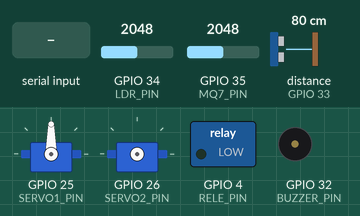
Simulated run of this sketch. Board: ESP32. On the bench: 2 × servo, switched loads named in the sketch (green lamp = pin HIGH), buzzer (waves = sounding, pin HIGH). Wiring (inferred from the names in the program): ultrasonic range finder: trigger GPIO 27; echo GPIO 33. The test bench sets the inputs (shaded band); at power-on: distance to the obstacle (sensor on GPIO 33) 80 cm, GPIO 34 (LDR_PIN) = 2048, GPIO 35 (MQ7_PIN) = 2048. Nothing arrives over Bluetooth unless stated; pins used as bus, display or sensor lines are not drawn; what the sketch prints to the serial monitor is not drawn.

Above: at 1.2 s.
1.3 s: distance to the obstacle (sensor on GPIO 33) set to 4 cm
At 2.3 s:
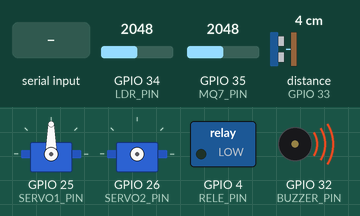
3.2 s: "BASE_LEFT\n" received over Serial
At 4.7 s:
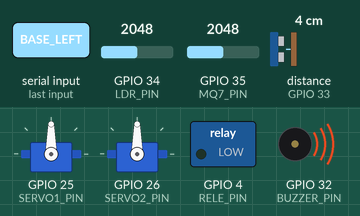
5.1 s: "BASE_RIGHT\n" received over Serial
At 5.32 s:
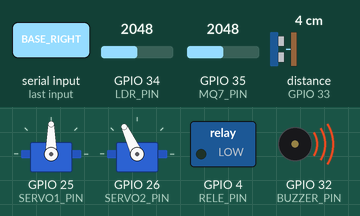
7.0 s: distance to the obstacle (sensor on GPIO 33) set to 9 cm
At 7.6 s:
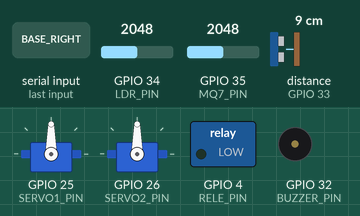
Timing chart, 0 to 10.0 s (numbered marks = the images above; inputs shaded):
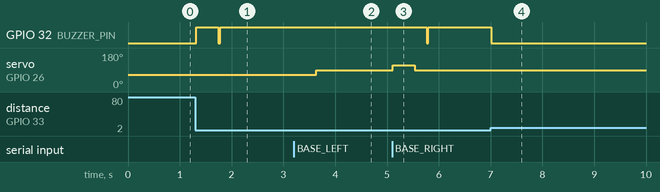

Measured:
- after the input at 1.3 s, GPIO 32 (BUZZER_PIN): LOW → HIGH at once, → LOW 0.43 s later, → HIGH 0.03 s later
- after the input at 3.2 s, servo on GPIO 26 (SERVO2_PIN): 65° → 90° after 0.44 s
- after the input at 5.1 s, GPIO 32 (BUZZER_PIN): HIGH → LOW after 0.66 s, → HIGH 0.03 s later; servo on GPIO 26 (SERVO2_PIN): 90° → 115° at once, → 90° 0.43 s later
- after the input at 7.0 s, GPIO 32 (BUZZER_PIN): HIGH → LOW at once

The sketch:

mini_grua.ino
```cpp
#include "Config.h"
#include "Ultrasonido.h"
#include "GasSensor.h"
#include "LDRSensor.h"
#include "Buzzer.h"
#include "RelayController.h"
#include "ServoController.h"
#include "PS5ControllerCustom.h"

Ultrasonido      ultrasonido;
GasSensor        gasSensor;
LDRSensor        ldrSensor;
Buzzer           buzzer;
RelayController  rele;
ServoController  servos;
PS5ControllerCustom controlPS5;

bool estadoVentilador = false;

// ── Web / Serial JSON ───────────────────────────────
const unsigned long INTERVALO_JSON = 500;
const unsigned long WEB_OVERRIDE_MS = 400;

unsigned long ultimoJSON = 0;
unsigned long ultimoComandoWebMovimiento = 0;

// ── Modos manuales desde la web ─────────────────────
bool ventiladorManual = false;
bool estadoVentiladorManual = false;

bool buzzerManual = false;
bool estadoBuzzerManual = false;

void setup() {
    Serial.begin(115200);
    Serial.setTimeout(20);

    rele.begin();
    ultrasonido.begin();
    gasSensor.begin();
    ldrSensor.begin();
    buzzer.begin();
    servos.begin();

    Serial.println("{\"evento\":\"inicio\",\"mensaje\":\"Sistema mini grua iniciado\"}");

    controlPS5.begin("A0:FA:9C:45:CE:11");

    Serial.println("{\"evento\":\"ps5\",\"mensaje\":\"Esperando control PS5\"}");
}

void loop() {
    procesarComandosWeb();

    float distancia = ultrasonido.medir();
    int   valorGas  = gasSensor.leer();
    ldrSensor.leer();

    bool obstaculo = distancia < DISTANCIA_PELIGRO;
    bool gasAlto = valorGas > UMBRAL_GAS_ENCENDER;
    bool gasBajo = valorGas < UMBRAL_GAS_APAGAR;

    // ── Buzzer ───────────────────────────────────────
    if (buzzerManual) {
        digitalWrite(BUZZER_PIN, estadoBuzzerManual ? HIGH : LOW);
    } else {
        buzzer.actualizar(distancia);
        estadoBuzzerManual = obstaculo;
    }

    // ── Lógica ventilador con prioridad obstáculo ────
    if (obstaculo) {
        estadoVentilador = false;
    } else if (ventiladorManual) {
        estadoVentilador = estadoVentiladorManual;
    } else {
        if (gasAlto) estadoVentilador = true;
        if (gasBajo) estadoVentilador = false;
    }

    // ── Relé ─────────────────────────────────────────
    estadoVentilador ? rele.encender() : rele.apagar();

    // ── Control PS5 ──────────────────────────────────
    // Evita que el PS5 sobrescriba inmediatamente un comando de la web.
    bool webTienePrioridad = millis() - ultimoComandoWebMovimiento < WEB_OVERRIDE_MS;

    if (!webTienePrioridad) {
        controlPS5.actualizar(distancia, estadoVentilador, servos, rele);
    }

    // ── JSON para backend/web ────────────────────────
    if (millis() - ultimoJSON >= INTERVALO_JSON) {
        enviarEstadoJSON(distancia, valorGas, obstaculo, gasAlto);
        ultimoJSON = millis();
    }

    delay(30);
}

void procesarComandosWeb() {
    if (!Serial.available()) return;

    String comando = Serial.readStringUntil('\n');
    comando.trim();

    if (comando.length() == 0) return;

    if (comando == "FAN_ON") {
        ventiladorManual = true;
        estadoVentiladorManual = true;
    }
    else if (comando == "FAN_OFF") {
        ventiladorManual = true;
        estadoVentiladorManual = false;
    }
    else if (comando == "FAN_AUTO") {
        ventiladorManual = false;
    }
    else if (comando == "BUZZER_ON") {
        buzzerManual = true;
        estadoBuzzerManual = true;
        digitalWrite(BUZZER_PIN, HIGH);
    }
    else if (comando == "BUZZER_OFF") {
        buzzerManual = true;
        estadoBuzzerManual = false;
        digitalWrite(BUZZER_PIN, LOW);
    }
    else if (comando == "BUZZER_AUTO") {
        buzzerManual = false;
    }
    else if (comando == "BASE_LEFT") {
        servos.girarIzquierda();
        ultimoComandoWebMovimiento = millis();
    }
    else if (comando == "BASE_RIGHT") {
        servos.girarDerecha();
        ultimoComandoWebMovimiento = millis();
    }
    else if (comando == "BASE_STOP") {
        servos.frenar();
        ultimoComandoWebMovimiento = millis();
    }
    else if (comando.startsWith("SERVO_VERTICAL:")) {
        int angulo = comando.substring(15).toInt();

        // Tu ServoController limita internamente entre 50 y 120.
        servos.setPos1(angulo);

        ultimoComandoWebMovimiento = millis();
    }
}

void enviarEstadoJSON(float distancia, int valorGas, bool obstaculo, bool gasAlto) {
    Serial.print("{");

    Serial.print("\"distancia\":");
    Serial.print(distancia, 1);

    Serial.print(",\"gas\":");
    Serial.print(valorGas);

    Serial.print(",\"luz\":");
    Serial.print(ldrSensor.getValor());

    Serial.print(",\"servoV\":");
    Serial.print(servos.getPos1());

    Serial.print(",\"pocaLuz\":");
    Serial.print(ldrSensor.pocaLuz() ? "true" : "false");

    Serial.print(",\"gasDetectado\":");
    Serial.print(gasAlto ? "true" : "false");

    Serial.print(",\"ventilador\":");
    Serial.print(rele.estaEncendido() ? "true" : "false");

    Serial.print(",\"buzzer\":");
    Serial.print((buzzerManual ? estadoBuzzerManual : obstaculo) ? "true" : "false");

    Serial.print(",\"obstaculo\":");
    Serial.print(obstaculo ? "true" : "false");

    Serial.print(",\"servoBaseDir\":");
    Serial.print(servos.getDireccionActual());

    Serial.print(",\"ventiladorManual\":");
    Serial.print(ventiladorManual ? "true" : "false");

    Serial.print(",\"buzzerManual\":");
    Serial.print(buzzerManual ? "true" : "false");

    Serial.print(",\"ps5Mode\":\"");
    Serial.print(controlPS5.getModoTexto());
    Serial.print("\"");

    Serial.print(",\"grabando\":");
    Serial.print(controlPS5.isGrabando() ? "true" : "false");

    Serial.print(",\"reproduciendo\":");
    Serial.print(controlPS5.isReproduciendo() ? "true" : "false");

    Serial.print(",\"framesGrabados\":");
    Serial.print(controlPS5.getFramesGrabados());

    Serial.print(",\"timestamp\":");
    Serial.print(millis());

    Serial.println("}");
}
```

Buzzer.cpp
```cpp
#include "Buzzer.h"
#include "Config.h"
#include "Arduino.h"

void Buzzer::begin() {
    pinMode(BUZZER_PIN, OUTPUT);
    digitalWrite(BUZZER_PIN, LOW);
}

void Buzzer::actualizar(float distancia) {
    digitalWrite(BUZZER_PIN, distancia < DISTANCIA_PELIGRO ? HIGH : LOW);
}
```

Buzzer.h
```cpp
#pragma once

class Buzzer {
public:
    void begin();
    void actualizar(float distancia);   // activa si dist < DISTANCIA_PELIGRO
};
```

FirebaseManager.cpp
```cpp

```

GasSensor.cpp
```cpp
#include "GasSensor.h"
#include "Config.h"
#include "Arduino.h"

void GasSensor::begin() {
    pinMode(MQ7_PIN, INPUT);
}

int GasSensor::leer() {
    long suma = 0;
    for (int i = 0; i < 15; i++) {
        suma += analogRead(MQ7_PIN);
        delayMicroseconds(80);
    }
    _valor = suma / 15;
    return _valor;
}
```

GasSensor.h
```cpp
#pragma once

class GasSensor {
public:
    void begin();
    int  leer();                            // valor analógico promediado
    int  getValor() const { return _valor; }

private:
    int _valor = 0;
};
```

LDRSensor.cpp
```cpp
#include "LDRSensor.h"
#include "Config.h"
#include "Arduino.h"

void LDRSensor::begin() {
    pinMode(LDR_PIN, INPUT);
}

int LDRSensor::leer() {
    _valor   = analogRead(LDR_PIN);
    _pocaLuz = (_valor > UMBRAL_OSCURIDAD);
    return _valor;
}
```

LDRSensor.h
```cpp
#pragma once

class LDRSensor {
public:
    void begin();
    int  leer();
    bool pocaLuz() const { return _pocaLuz; }
    int  getValor() const { return _valor; }

private:
    int  _valor   = 0;
    bool _pocaLuz = false;
};
```

PS5ControllerCustom.cpp
```cpp
#include "PS5ControllerCustom.h"
#include "Config.h"
#include "Arduino.h"

//  BEGIN

void PS5ControllerCustom::begin(const char* mac) {
    ps5.begin(mac);
}

bool PS5ControllerCustom::isGrabando() {
    return _modo == GRABANDO;
}

bool PS5ControllerCustom::isReproduciendo() {
    return _modo == REPRODUCIENDO;
}

int PS5ControllerCustom::getFramesGrabados() {
    return _totalFrames;
}

String PS5ControllerCustom::getModoTexto() {
    switch (_modo) {
        case GRABANDO:
            return "GRABANDO";
        case REPRODUCIENDO:
            return "REPRODUCIENDO";
        case NORMAL:
        default:
            return "NORMAL";
    }
}


//  ACTUALIZAR

void PS5ControllerCustom::actualizar(float distancia,
                                     bool  estadoVentilador,
                                     ServoController& servos,
                                     RelayController& rele) {
    if (!ps5.isConnected()) return;

    bool l1        = ps5.L1();
    bool circulo   = ps5.Circle();
    bool triangulo = ps5.Triangle();

    bool l1Pressed        = l1        && !_l1Anterior;
    bool l1Released       = !l1       && _l1Anterior;
    bool circuloPressed   = circulo   && !_circuloAnterior;
    bool trianguloPressed = triangulo && !_trianguloAnterior;

    _l1Anterior        = l1;
    _circuloAnterior   = circulo;
    _trianguloAnterior = triangulo;

    switch (_modo) {

        // ──────────────────────────────────────────────
        case NORMAL:

            if (l1Pressed) {
                _totalFrames      = 0;
                _frameActual      = 0;
                _volviendo        = false;
                _posInicialServo1 = servos.getPos1();

                // Frenar servo2 donde está → esa es la posición inicial
                servos.frenar();

                _modo = GRABANDO;
                Serial.println(">>> GRABANDO...");
            }

            else if (circuloPressed && _totalFrames > 0) {
                _frameActual = 0;
                _volviendo   = false;
                _ultimoFrame = millis();
                _modo        = REPRODUCIENDO;
                Serial.println(">>> REPRODUCIENDO...");
            }

            else {
                manejarNormal(distancia, estadoVentilador, servos);
            }
            break;

        // ──────────────────────────────────────────────
        case GRABANDO:

            if (l1Released) {
                _modo = NORMAL;
                Serial.print(">>> GRABACION TERMINADA — Frames: ");
                Serial.println(_totalFrames);
            } else {
                manejarGrabando(distancia, estadoVentilador, servos);
            }
            break;

        // ──────────────────────────────────────────────
        case REPRODUCIENDO:

            if (trianguloPressed) {
                Serial.println(">>> CANCELADO — volviendo al inicio");
                _volviendo   = true;
                _ultimoFrame = millis();
            }

            manejarReproduciendo(servos);
            break;
    }
}


//  MODO NORMAL
void PS5ControllerCustom::manejarNormal(float distancia,
                                        bool  gasActivo,
                                        ServoController& servos) {
    int lx = ps5.LStickX();
    int ry = ps5.RStickY();

    if (distancia >= DISTANCIA_PELIGRO) _ladoBloqueado = 0;

    servos.updateVertical(ry);

    if (distancia < DISTANCIA_PELIGRO && _ladoBloqueado == 0) {
        if (servos.getDireccionActual() == 1) {
            _ladoBloqueado = 1;
            Serial.println("OBSTACULO DERECHA");
        } else if (servos.getDireccionActual() == 2) {
            _ladoBloqueado = 2;
            Serial.println("OBSTACULO IZQUIERDA");
        }
    }

    if (gasActivo) {
        servos.frenar();
        return;
    }

    if (abs(lx) > 60) {
        if (lx > 60) {
            if (_ladoBloqueado != 1) servos.girarDerecha();
            else { servos.frenar(); Serial.println("DERECHA BLOQUEADA"); }
        } else {
            if (_ladoBloqueado != 2) servos.girarIzquierda();
            else { servos.frenar(); Serial.println("IZQUIERDA BLOQUEADA"); }
        }
    } else {
        servos.frenar();
    }
}


//  MODO GRABANDO
void PS5ControllerCustom::manejarGrabando(float distancia,
                                          bool  gasActivo,
                                          ServoController& servos) {
    manejarNormal(distancia, gasActivo, servos);

    if (_totalFrames < MAX_FRAMES) {
        _secuencia[_totalFrames].pos1      = servos.getPos1();
        _secuencia[_totalFrames].dirServo2 = servos.getDireccionActual();
        _totalFrames++;
    } else {
        _modo = NORMAL;
        Serial.println(">>> BUFFER LLENO — grabacion detenida");
    }
}


//  MODO REPRODUCIENDO
void PS5ControllerCustom::manejarReproduciendo(ServoController& servos) {

    if (millis() - _ultimoFrame < 30) return;
    _ultimoFrame = millis();

    // ── Reproducción normal (hacia adelante) ─────────
    if (!_volviendo) {

        if (_frameActual >= _totalFrames) {
            Serial.println(">>> FIN — volviendo al inicio");
            _volviendo   = true;
            _frameActual = _totalFrames - 1;
            return;
        }

        Frame& f = _secuencia[_frameActual];
        servos.setPos1(f.pos1);

        switch (f.dirServo2) {
            case 1:  servos.girarDerecha();   break;
            case 2:  servos.girarIzquierda(); break;
            default: servos.frenar();         break;
        }

        _frameActual++;
    }

    // ── Reproducción inversa (volviendo al inicio) ────
    else {

        if (_frameActual < 0) {
            servos.frenar();
            servos.setPos1(_posInicialServo1);
            _modo = NORMAL;
            Serial.println(">>> DE VUELTA EN POSICION INICIAL");
            return;
        }

        Frame& f = _secuencia[_frameActual];
        servos.setPos1(f.pos1);

        // Invertir dirección del servo2
        switch (f.dirServo2) {
            case 1:  servos.girarIzquierda(); break;   // derecha → izquierda
            case 2:  servos.girarDerecha();   break;   // izquierda → derecha
            default: servos.frenar();         break;
        }

        _frameActual--;
    }
}
```

PS5ControllerCustom.h
```cpp
#pragma once
#include <ps5Controller.h>
#include "ServoController.h"
#include "RelayController.h"

// ── Máximo de frames grabables (~15 segundos a 30ms/frame) ──
#define MAX_FRAMES 500

struct Frame {
    int pos1;        // ángulo servo vertical
    int dirServo2;   // 0=stop 1=derecha 2=izquierda
};

enum ModoControl {
    NORMAL,
    GRABANDO,
    REPRODUCIENDO
};

class PS5ControllerCustom {
public:
    void begin(const char* mac);
    void actualizar(float distancia,
                    bool  estadoVentilador,
                    ServoController& servos,
                    RelayController& rele);
    bool isGrabando();
    bool isReproduciendo();
    int getFramesGrabados();
    String getModoTexto();

private:
    // ── Anti-obstáculo ───────────────────────────────
    int _ladoBloqueado = 0;

    // ── Grabación / reproducción ─────────────────────
    ModoControl   _modo        = NORMAL;
    Frame         _secuencia[MAX_FRAMES];
    int           _totalFrames = 0;
    int           _frameActual = 0;
    bool          _volviendo   = false;
    unsigned long _ultimoFrame = 0;

    // Posición inicial al comenzar grabación
    int _posInicialServo1;

    // Estado anterior de botones (para detectar flanco)
    bool _l1Anterior        = false;
    bool _circuloAnterior   = false;
    bool _trianguloAnterior = false;

    // ── Métodos privados ─────────────────────────────
    void manejarNormal      (float distancia, bool gasActivo, ServoController& servos);
    void manejarGrabando    (float distancia, bool gasActivo, ServoController& servos);
    void manejarReproduciendo(ServoController& servos);
};
```

RelayController.cpp
```cpp
#include "RelayController.h"
#include "Config.h"
#include "Arduino.h"

void RelayController::begin() {
    apagar();   // estado inicial seguro
}

void RelayController::encender() {
    pinMode(RELE_PIN, OUTPUT);
    digitalWrite(RELE_PIN, LOW);
    _encendido = true;
}

void RelayController::apagar() {
    pinMode(RELE_PIN, INPUT);
    _encendido = false;
}
```

RelayController.h
```cpp
#pragma once

class RelayController {
public:
    void begin();
    void encender();
    void apagar();
    bool estaEncendido() const { return _encendido; }

private:
    bool _encendido = false;
};
```

ServoController.cpp
```cpp
#include "ServoController.h"
#include "Config.h"
#include "Arduino.h"

// ======================================================
// ===== BEGIN ==========================================
// ======================================================
void ServoController::begin() {
    _servo1.attach(SERVO1_PIN);
    _servo1.write(_pos1);
}

// ======================================================
// ===== SERVO VERTICAL (control manual) ================
// ======================================================
void ServoController::updateVertical(int ry) {

    if (abs(ry) > 50) {
        int vel = map(ry, -127, 127, -3, 3);
        _pos1 += vel;
    }

    _pos1 = constrain(_pos1, 50, 120);

    if (_pos1 != _ultimaPos1) {
        _servo1.write(_pos1);
        Serial.print("Angulo Servo Vertical: ");
        Serial.println(_pos1);
        _ultimaPos1 = _pos1;
    }
}

// ======================================================
// ===== SERVO VERTICAL (reproducción directa) ==========
// ======================================================
void ServoController::setPos1(int pos) {
    _pos1 = constrain(pos, 50, 120);

    if (_pos1 != _ultimaPos1) {
        _servo1.write(_pos1);
        _ultimaPos1 = _pos1;
    }
}

// ======================================================
// ===== SERVO BASE — DERECHA ===========================
// ======================================================
void ServoController::girarDerecha() {

    if (!_servo2.attached()) {
        _servo2.attach(SERVO2_PIN);
    }

    _servo2.write(STOP_SERVO2 + VEL_SERVO2);
    _direccionActual = 1;
}

// ======================================================
// ===== SERVO BASE — IZQUIERDA =========================
// ======================================================
void ServoController::girarIzquierda() {

    if (!_servo2.attached()) {
        _servo2.attach(SERVO2_PIN);
    }

    _servo2.write(STOP_SERVO2 - VEL_SERVO2);
    _direccionActual = 2;
}

// ======================================================
// ===== SERVO BASE — FRENAR ============================
// ======================================================
void ServoController::frenar() {

    if (_servo2.attached()) {
        _servo2.write(STOP_SERVO2);
        delay(20);
        _servo2.detach();
    }

    _direccionActual = 0;
}
```

TelegramBot.cpp
```cpp

```

Ultrasonido.h
```cpp
#pragma once

class Ultrasonido {
public:
    void  begin();
    float medir();          // retorna cm, 999 si sin eco
    float getDistancia() const { return _distancia; }

private:
    float _distancia = 999;
};
```

Source omitted: ServoController.h (583 bytes), Ultrasonido.cpp (470 bytes), Config.h (586 bytes)
